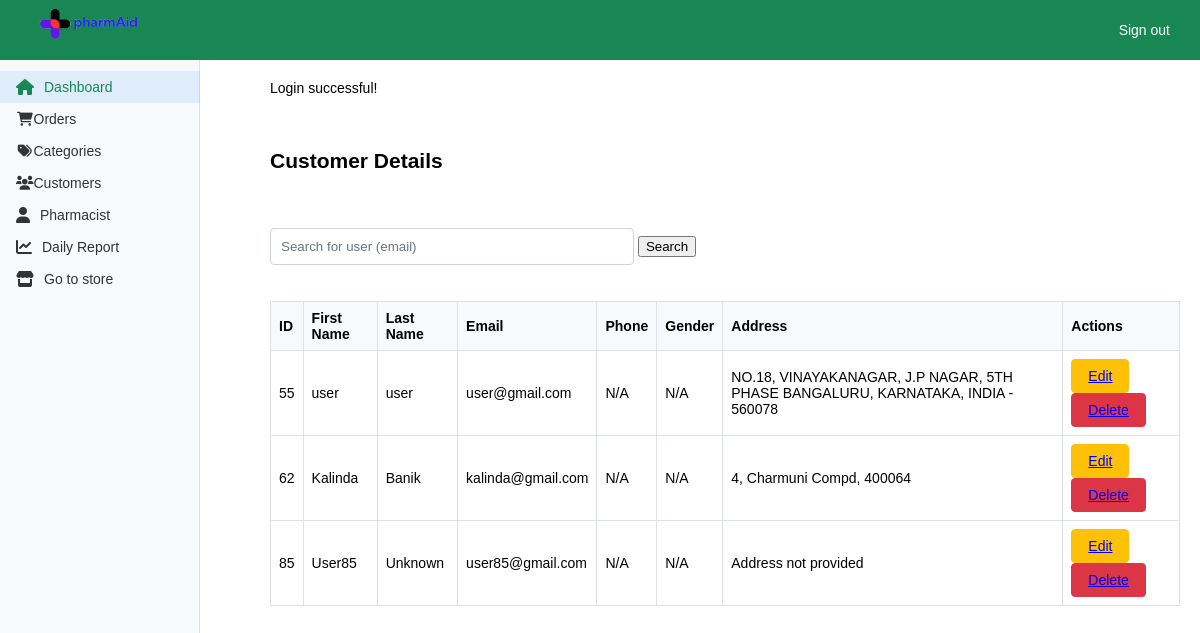
Before: /admin/customers.php (signed in) with the older database file.
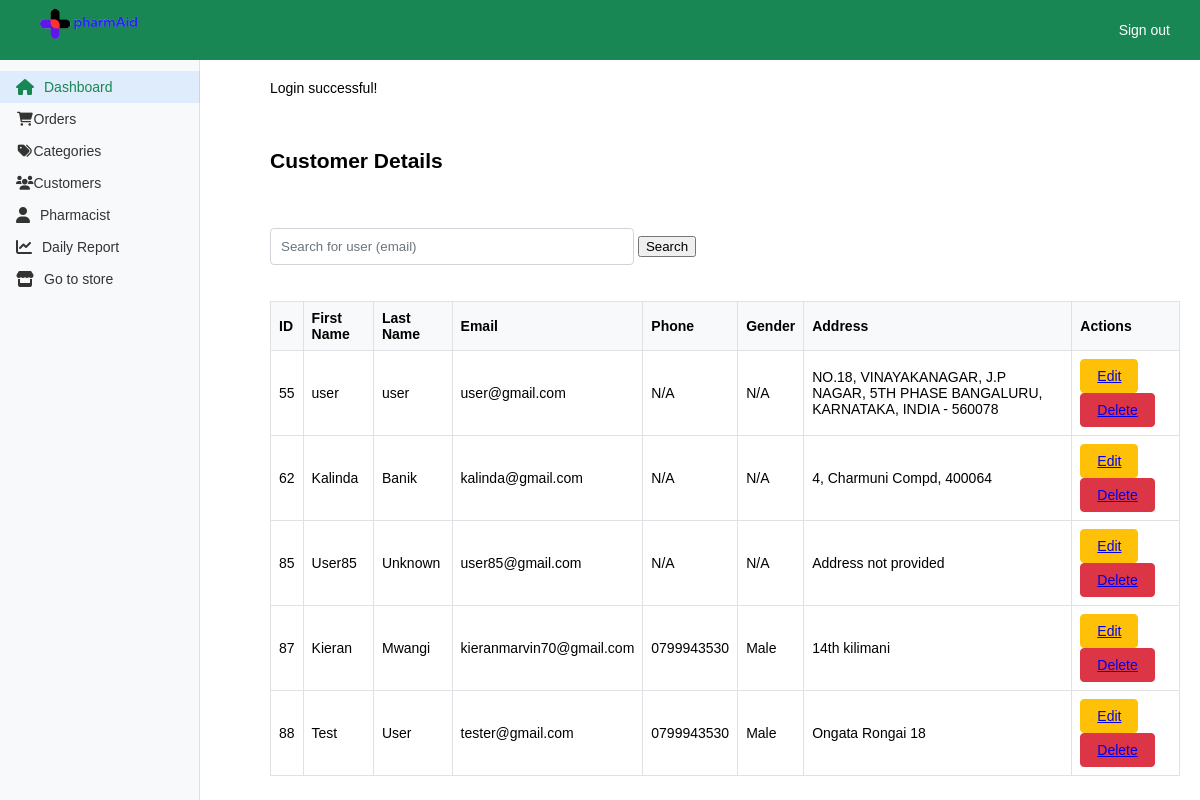
After: the same page with the newer database file.
### tables this page shows
CREATE TABLE `user` (
  `user_Lname` varchar(20) NOT NULL,
  `email` varchar(50) NOT NULL,
  `user_password` varchar(255) NOT NULL,
  `user_id` int(3) NOT NULL,
  `user_fname` varchar(20) NOT NULL,
  `user_address` text NOT NULL,
  `user_phone` varchar(15) DEFAULT NULL,
  `user_gender` enum('Male','Female','Other') DEFAULT NULL,
  `reset_token` varchar(255) DEFAULT NULL,
  `reset_expires` timestamp NULL DEFAULT NULL
);

### admin/customers.php (the view, shortened to what this page needs)
<?php
include "includes/head.php";
?>
<body>
    <?php include "includes/header.php"; ?>
    <?php include "includes/sidebar.php"; ?>
    <main class="main-content">
        <div class="container">
            <div class="row align-items-start">
                <div class="col">
                    <br>
                    <h2>Customer Details</h2>
                    <br>
                </div>
                <div class="col">
                    <br>
                    <form class="search-form" method="GET" action="customers.php">
                        <input type="search" name="search_user_email" placeholder="Search for user (email)" aria-label="Search">
                        <button type="submit" name="search_user" value="search">Search</button>
                    </form>
                    <br>
                </div>
            </div>
            <div class="table-responsive">
                <table class="table">
                    <thead>
                        <tr>
                            <th>ID</th>
                            <th>First Name</th>
                            <th>Last Name</th>
                            <th>Email</th>
                            <th>Phone</th>
                            <th>Gender</th>
                            <th>Address</th>
                            <th>Actions</th>
                        </tr>
                    </thead>
                    <tbody>
                        <?php
                        $data = all_users();
                        $num = sizeof($data);
                        for ($i = 0; $i < $num; $i++) {
                        ?>
                            <tr>
                                <td><?php echo htmlspecialchars($data[$i]['user_id']); ?></td>
                                <td><?php echo htmlspecialchars($data[$i]['user_fname']); ?></td>
                                <td><?php echo isset($data[$i]['user_lname']) ? htmlspecialchars($data[$i]['user_lname']) : 'N/A'; ?></td>
                                <td><?php echo htmlspecialchars($data[$i]['email']); ?></td>
                                <td><?php echo (!empty($data[$i]['user_phone'])) ? htmlspecialchars($data[$i]['user_phone']) : 'N/A'; ?></td>
                                <td><?php echo (!empty($data[$i]['user_gender'])) ? htmlspecialchars($data[$i]['user_gender']) : 'N/A'; ?></td>
                                <td><?php echo htmlspecialchars($data[$i]['user_address']); ?></td>
                                <td>
                                    <button type="button" class="btn btn-edit"><a href="customers.php?edit=<?php echo $data[$i]['user_id']; ?>">Edit</a></button>
                                    <button type="button" class="btn btn-delete"><a href="customers.php?delete=<?php echo $data[$i]['user_id']; ?>">Delete</a></button>
                                </td>
                            </tr>
                        <?php } ?>
                    </tbody>
                </table>
            </div>
        </div>
    </main>
</body>
</html>

Changed rows visible on the page:
added user: user_id "87", user_fname "Kieran", user_Lname "Mwangi", email "kieranmarvin70@gmail.com", user_phone "0799943530", user_gender "Male", user_address "14th kilimani"
added user: user_id "88", user_fname "Test", user_Lname "User", email "tester@gmail.com", user_phone "0799943530", user_gender "Male", user_address "Ongata Rongai 18"
